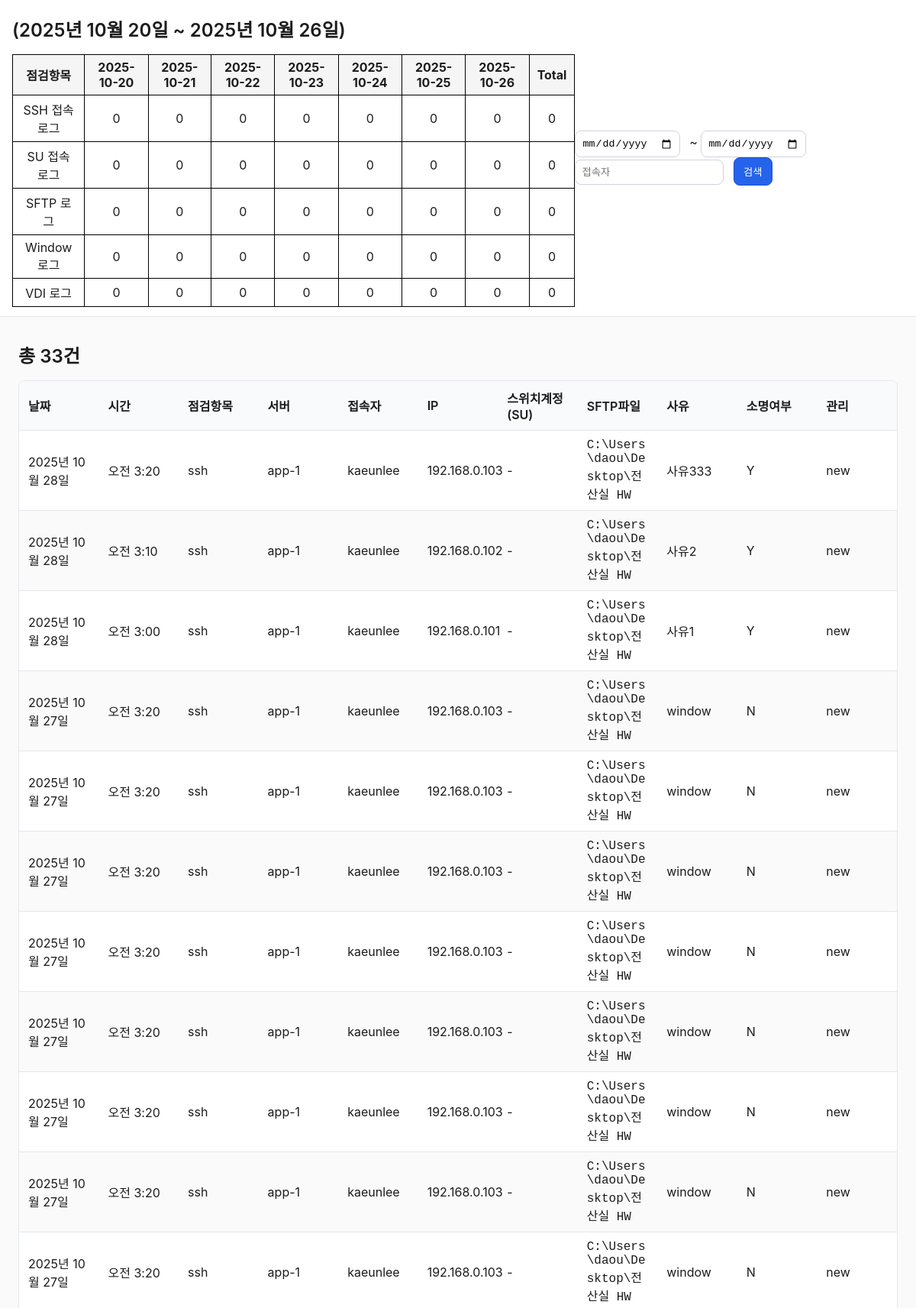
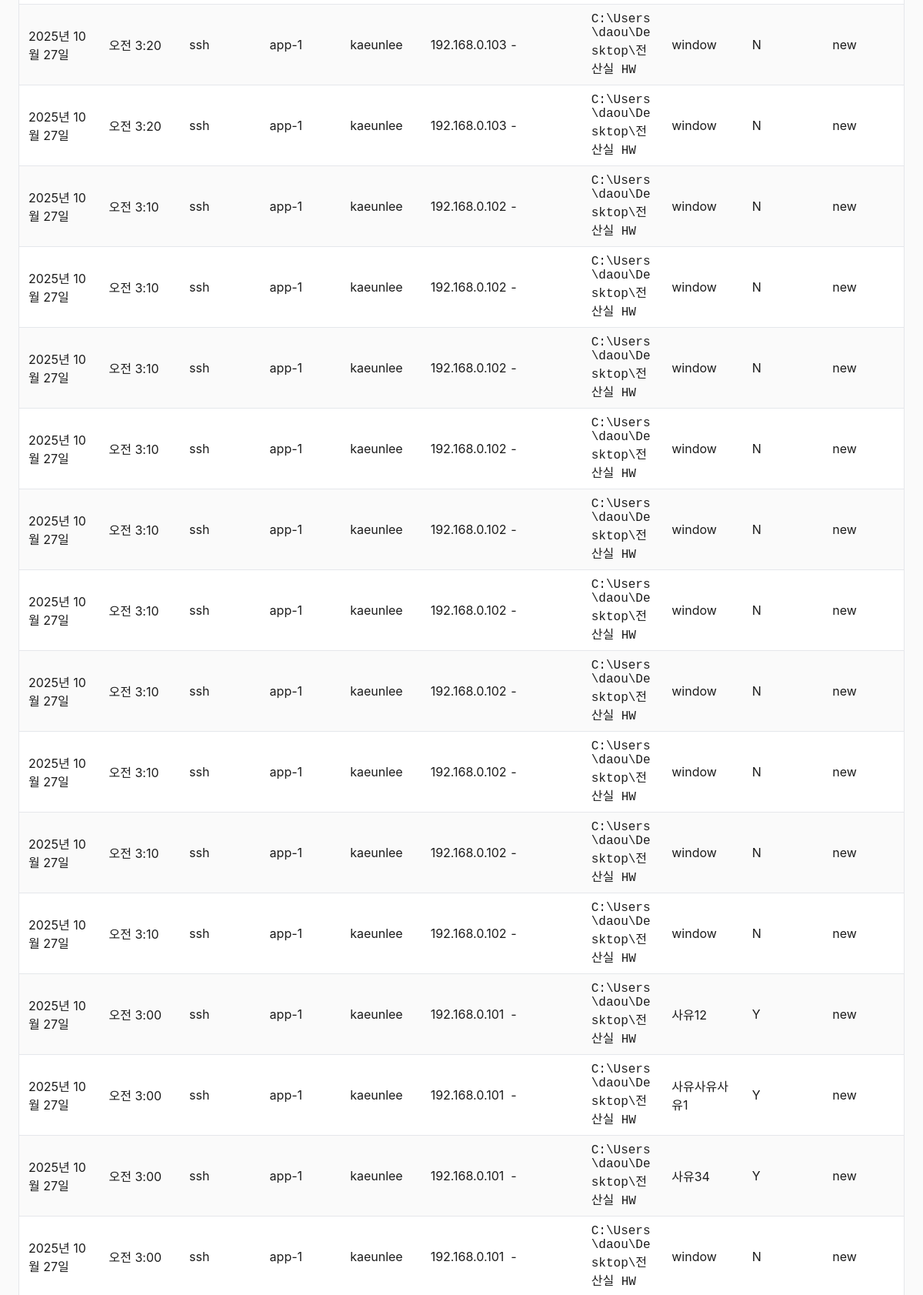
The page /check (upper part) on the database its author committed (2 pictures, top to bottom).
### checks/models.py (models this page shows)
class CheckRecord(models.Model):
    date = models.DateField()  # YYYY-MM-DD
    time = models.TimeField()                # HH:MM:SS
    item = models.CharField(max_length=100)                # 점검항목
    server = models.CharField(max_length=100)
    user = models.CharField(max_length=100)                # 접속자
    ip = models.CharField(max_length=45)
    switch_su = models.CharField(max_length=100)
    sftp_file = models.CharField(max_length=200)
    reason = models.TextField(blank=True, default="")
    appeal_done = models.BooleanField(default=False)       # 소명여부
    status = models.CharField(max_length=20, default="미입력")

### checks/views.py (the view, shortened to what this page needs)
# urls.py: path("check", views.check_view, name="check"),
def check_view(request):
    start = request.GET.get("start") or ""
    end = request.GET.get("end") or ""
    user = request.GET.get("user") or ""
    today = date.today()
    last_monday = today - timedelta(days=today.isoweekday() + 6)
    last_sunday = last_monday + timedelta(days=6)
    try:
        es = Elasticsearch("http://localhost:9200")
        must_conditions = [
            {"range": {"date": {"gte": last_monday.strftime("%Y-%m-%d"),
                                "lte": last_sunday.strftime("%Y-%m-%d")}}}
        ]
        if user:
            must_conditions.append({"term": {"user.keyword": user}})
        query = {
            "query": {"bool": {"must": must_conditions}},
            "size": 10000
        }
        res = es.search(index="checks_checkrecord", body=query)
        es_records = [hit["_source"] for hit in res["hits"]["hits"]]
        categories = ["ssh", "su", "sftp", "window", "vdi"]
        category_labels = {
            "ssh": "SSH 접속 로그",
            "su": "SU 접속 로그",
            "sftp": "SFTP 로그",
            "window": "Window 로그",
            "vdi": "VDI 로그"
        }
        dates = [last_monday + timedelta(days=i) for i in range(7)]
        date_strs = [d.strftime("%Y-%m-%d") for d in dates]
        pivot = {cat: {d: 0 for d in date_strs} for cat in categories}
        for cat in categories:
            pivot[cat]["total"] = 0
        q = Q()
        if start:
            q &= Q(date__gte=start)
        if end:
            q &= Q(date__lte=end)
        if user:
            q &= Q(user=user)
        from .models import CheckRecord
        all_records = CheckRecord.objects.filter(q).order_by("-date", "-time")
        context = {
            "pivot": pivot,
            "dates": date_strs,
            "category_labels": category_labels,
            "complete": sum(1 for r in es_records if r.get("appeal_done")),
            "total": len(es_records),
            "last_monday": last_monday,
            "last_sunday": last_sunday,
            "results": all_records,
            "total": all_records.count(),
            "start": start,
            "end": end,
            "user": user,
        }
        return render(request, "check.html", context)
    except Exception as e:
        import traceback
        traceback.print_exc()
        return HttpResponse(f"<pre>{traceback.format_exc()}</pre>", status=500)

### checks/templatetags/dict_extras.py (called while the page is built)
@register.filter
def get_item(dictionary, key):
    return dictionary.get(key, 0)

### templates/check.html (shortened to what this page needs)
<!DOCTYPE html>
    {% load dict_extras %}
<html lang="ko">
<head>
  <link rel="stylesheet" href="/static/style.css"/>
</head>
<body>
  <header class="topbar">
    <div class="summary-table">
      <h2>({{ last_monday }} ~ {{ last_sunday }})</h2>
      <table>
        <thead>
          <tr>
            <th>점검항목</th>
            {% for d in dates %}
              <th>{{ d }}</th>
            {% endfor %}
            <th>Total</th>
          </tr>
        </thead>
        <tbody>
          {% for item, data in pivot.items %}
      <tr>
        <td>{{ category_labels|get_item:item }}</td>
        {% for d in dates %}
          <td>{{ data|get_item:d }}</td>
        {% endfor %}
        <td>{{ data|get_item:"total" }}</td>
      </tr>
    {% endfor %}
        </tbody>
      </table>
    </div>
    <form class="right" method="get" action="/check">
      <input type="date" name="start" value="{{ start }}"/>
      <span>~</span>
      <input type="date" name="end" value="{{ end }}"/>
      <input type="text" name="user" placeholder="접속자" value="{{ user }}"/>
      <button class="btn primary" type="submit">검색</button>
    </form>
  </header>
  <main class="container">
    <h2>총 {{ total }}건</h2>
    <div class="table-wrapper">
      <table class="grid">
        <thead>
          <tr>
            <th>날짜</th>
            <th>시간</th>
            <th>점검항목</th>
            <th>서버</th>
            <th>접속자</th>
            <th>IP</th>
            <th>스위치계정<br/>(SU)</th>
            <th>SFTP파일</th>
            <th>사유</th>
            <th>소명여부</th>
            <th>관리</th>
          </tr>
        </thead>
        <tbody>
          {% if results|length == 0 %}
          <tr><td colspan="11" style="text-align:center;color:#888;">데이터가 없습니다.</td></tr>
          {% else %}
          {% for r in results %}
          <tr>
            <td>{{ r.date }}</td>
            <td>{{ r.time }}</td>
            <td>{{ r.item }}</td>
            <td>{{ r.server }}</td>
            <td>{{ r.user }}</td>
            <td>{{ r.ip }}</td>
            <td>{{ r.switch_su }}</td>
           <td class="mono">{{ r.sftp_file }}</td>
           <td class="reason-col">{{ r.reason }}
          </td>
            <td>{% if r.appeal_done %}Y{% else %}N{% endif %}</td>
            <td>{{ r.status }}</td>
          </tr>
          {% endfor %}
          {% endif %}
        </tbody>
      </table>
    </div>
  </main>
</body>
</html>

### static/style.css (style rules this page uses)
* { box-sizing: border-box; }
body { font-family: -apple-system, BlinkMacSystemFont, 'Segoe UI', Roboto, 'Noto Sans KR', Arial, sans-serif; margin: 0; background: #fafafa; color: #1c1c1c; }
.topbar { display: flex; justify-content: space-between; align-items: center; padding: 12px 16px; border-bottom: 1px solid #e5e7eb; background: #fff; position: sticky; top: 0; }
.btn { border: 1px solid #cfd4dc; background: #fff; padding: 8px 12px; border-radius: 8px; cursor: pointer; }
.btn.primary { background: #2563eb; color: #fff; border-color: #1d4ed8; }
.container { padding: 24px; }
h2 { font-weight: 600; margin: 8px 0 16px; }
.table-wrapper { overflow-x: auto; background: #fff; border: 1px solid #e5e7eb; border-radius: 8px; }
table.grid { width: 100%; border-collapse: collapse; table-layout: fixed; }
.grid th, .grid td { padding: 10px 12px; border-bottom: 1px solid #e5e7eb; }
.grid thead th { background: #f8fafc; font-weight: 600; text-align: left; }
.grid tbody tr:nth-child(even) { background: #fafafa; }
.mono { font-family: ui-monospace, SFMono-Regular, Menlo, Monaco, Consolas, "Liberation Mono", "Courier New", monospace; }
form.right input[type="date"], form.right input[type="text"] { padding: 8px; border: 1px solid #cfd4dc; border-radius: 8px; margin-right: 8px; }

### templates/check.html (style rules this page uses)
.summary-table table { border-collapse: collapse; width: 100%; }
.summary-table th, .summary-table td { border: 1px solid #000; padding: 6px 10px; text-align: center; }
.summary-table th { background: #f5f5f5; font-weight: bold; }
td.mono { font-family: ui-monospace, SFMono-Regular, Menlo, Monaco, Consolas, "Courier New", monospace; word-break: break-all; white-space: normal; max-width: 200px; }
td.reason-col { word-break: break-word; white-space: normal; max-width: 150px; }

### rows shown on the page
CheckRecord: date "2025년 10월 28일", time "오전 3:20", item "ssh", server "app-1", user "kaeunlee", ip "192.168.0.103", switch_su "-", sftp_file "C:\\Users\\daou\\Desktop\\전산실 HW", reason "사유333", appeal_done "Y", status "new"
CheckRecord: date "2025년 10월 28일", time "오전 3:10", item "ssh", server "app-1", user "kaeunlee", ip "192.168.0.102", switch_su "-", sftp_file "C:\\Users\\daou\\Desktop\\전산실 HW", reason "사유2", appeal_done "Y", status "new"
CheckRecord: date "2025년 10월 28일", time "오전 3:00", item "ssh", server "app-1", user "kaeunlee", ip "192.168.0.101", switch_su "-", sftp_file "C:\\Users\\daou\\Desktop\\전산실 HW", reason "사유1", appeal_done "Y", status "new"
CheckRecord: date "2025년 10월 27일", time "오전 3:20", item "ssh", server "app-1", user "kaeunlee", ip "192.168.0.103", switch_su "-", sftp_file "C:\\Users\\daou\\Desktop\\전산실 HW", reason "window", appeal_done "N", status "new"
CheckRecord: date "2025년 10월 27일", time "오전 3:20", item "ssh", server "app-1", user "kaeunlee", ip "192.168.0.103", switch_su "-", sftp_file "C:\\Users\\daou\\Desktop\\전산실 HW", reason "window", appeal_done "N", status "new"
CheckRecord: date "2025년 10월 27일", time "오전 3:20", item "ssh", server "app-1", user "kaeunlee", ip "192.168.0.103", switch_su "-", sftp_file "C:\\Users\\daou\\Desktop\\전산실 HW", reason "window", appeal_done "N", status "new"
CheckRecord: date "2025년 10월 27일", time "오전 3:20", item "ssh", server "app-1", user "kaeunlee", ip "192.168.0.103", switch_su "-", sftp_file "C:\\Users\\daou\\Desktop\\전산실 HW", reason "window", appeal_done "N", status "new"
CheckRecord: date "2025년 10월 27일", time "오전 3:20", item "ssh", server "app-1", user "kaeunlee", ip "192.168.0.103", switch_su "-", sftp_file "C:\\Users\\daou\\Desktop\\전산실 HW", reason "window", appeal_done "N", status "new"
CheckRecord: date "2025년 10월 27일", time "오전 3:20", item "ssh", server "app-1", user "kaeunlee", ip "192.168.0.103", switch_su "-", sftp_file "C:\\Users\\daou\\Desktop\\전산실 HW", reason "window", appeal_done "N", status "new"
CheckRecord: date "2025년 10월 27일", time "오전 3:20", item "ssh", server "app-1", user "kaeunlee", ip "192.168.0.103", switch_su "-", sftp_file "C:\\Users\\daou\\Desktop\\전산실 HW", reason "window", appeal_done "N", status "new"
CheckRecord: date "2025년 10월 27일", time "오전 3:20", item "ssh", server "app-1", user "kaeunlee", ip "192.168.0.103", switch_su "-", sftp_file "C:\\Users\\daou\\Desktop\\전산실 HW", reason "window", appeal_done "N", status "new"
CheckRecord: date "2025년 10월 27일", time "오전 3:20", item "ssh", server "app-1", user "kaeunlee", ip "192.168.0.103", switch_su "-", sftp_file "C:\\Users\\daou\\Desktop\\전산실 HW", reason "window", appeal_done "N", status "new"
CheckRecord: date "2025년 10월 27일", time "오전 3:20", item "ssh", server "app-1", user "kaeunlee", ip "192.168.0.103", switch_su "-", sftp_file "C:\\Users\\daou\\Desktop\\전산실 HW", reason "window", appeal_done "N", status "new"
CheckRecord: date "2025년 10월 27일", time "오전 3:10", item "ssh", server "app-1", user "kaeunlee", ip "192.168.0.102", switch_su "-", sftp_file "C:\\Users\\daou\\Desktop\\전산실 HW", reason "window", appeal_done "N", status "new"
CheckRecord: date "2025년 10월 27일", time "오전 3:10", item "ssh", server "app-1", user "kaeunlee", ip "192.168.0.102", switch_su "-", sftp_file "C:\\Users\\daou\\Desktop\\전산실 HW", reason "window", appeal_done "N", status "new"
CheckRecord: date "2025년 10월 27일", time "오전 3:10", item "ssh", server "app-1", user "kaeunlee", ip "192.168.0.102", switch_su "-", sftp_file "C:\\Users\\daou\\Desktop\\전산실 HW", reason "window", appeal_done "N", status "new"
CheckRecord: date "2025년 10월 27일", time "오전 3:10", item "ssh", server "app-1", user "kaeunlee", ip "192.168.0.102", switch_su "-", sftp_file "C:\\Users\\daou\\Desktop\\전산실 HW", reason "window", appeal_done "N", status "new"
CheckRecord: date "2025년 10월 27일", time "오전 3:10", item "ssh", server "app-1", user "kaeunlee", ip "192.168.0.102", switch_su "-", sftp_file "C:\\Users\\daou\\Desktop\\전산실 HW", reason "window", appeal_done "N", status "new"
CheckRecord: date "2025년 10월 27일", time "오전 3:10", item "ssh", server "app-1", user "kaeunlee", ip "192.168.0.102", switch_su "-", sftp_file "C:\\Users\\daou\\Desktop\\전산실 HW", reason "window", appeal_done "N", status "new"
CheckRecord: date "2025년 10월 27일", time "오전 3:10", item "ssh", server "app-1", user "kaeunlee", ip "192.168.0.102", switch_su "-", sftp_file "C:\\Users\\daou\\Desktop\\전산실 HW", reason "window", appeal_done "N", status "new"
CheckRecord: date "2025년 10월 27일", time "오전 3:10", item "ssh", server "app-1", user "kaeunlee", ip "192.168.0.102", switch_su "-", sftp_file "C:\\Users\\daou\\Desktop\\전산실 HW", reason "window", appeal_done "N", status "new"
CheckRecord: date "2025년 10월 27일", time "오전 3:10", item "ssh", server "app-1", user "kaeunlee", ip "192.168.0.102", switch_su "-", sftp_file "C:\\Users\\daou\\Desktop\\전산실 HW", reason "window", appeal_done "N", status "new"
CheckRecord: date "2025년 10월 27일", time "오전 3:10", item "ssh", server "app-1", user "kaeunlee", ip "192.168.0.102", switch_su "-", sftp_file "C:\\Users\\daou\\Desktop\\전산실 HW", reason "window", appeal_done "N", status "new"
CheckRecord: date "2025년 10월 27일", time "오전 3:00", item "ssh", server "app-1", user "kaeunlee", ip "192.168.0.101", switch_su "-", sftp_file "C:\\Users\\daou\\Desktop\\전산실 HW", reason "사유12", appeal_done "Y", status "new"
CheckRecord: date "2025년 10월 27일", time "오전 3:00", item "ssh", server "app-1", user "kaeunlee", ip "192.168.0.101", switch_su "-", sftp_file "C:\\Users\\daou\\Desktop\\전산실 HW", reason "사유사유사유1", appeal_done "Y", status "new"
CheckRecord: date "2025년 10월 27일", time "오전 3:00", item "ssh", server "app-1", user "kaeunlee", ip "192.168.0.101", switch_su "-", sftp_file "C:\\Users\\daou\\Desktop\\전산실 HW", reason "사유34", appeal_done "Y", status "new"
CheckRecord: date "2025년 10월 27일", time "오전 3:00", item "ssh", server "app-1", user "kaeunlee", ip "192.168.0.101", switch_su "-", sftp_file "C:\\Users\\daou\\Desktop\\전산실 HW", reason "window", appeal_done "N", status "new"

### other values the page prints
{{ last_monday }} "2025년 10월 20일"
{{ last_sunday }} "2025년 10월 26일"
{{ d }} "2025-10-20" "2025-10-21" "2025-10-22" "2025-10-23" "2025-10-24" "2025-10-25" "2025-10-26"
{{ category_labels|get_item:item }} "SSH 접속 로그" "SU 접속 로그" "SFTP 로그" "Window 로그" "VDI 로그"
{{ data|get_item:d }} "0" "0" "0" "0" "0" "0" "0" "0" "0" "0" "0" "0" "0" "0" "0" "0" "0" "0" "0" "0" "0" "0" "0" "0" "0" "0" "0" "0" "0" "0" "0" "0" "0" "0" "0"
{{ data|get_item:"total" }} "0" "0" "0" "0" "0"
{{ total }} "33"
